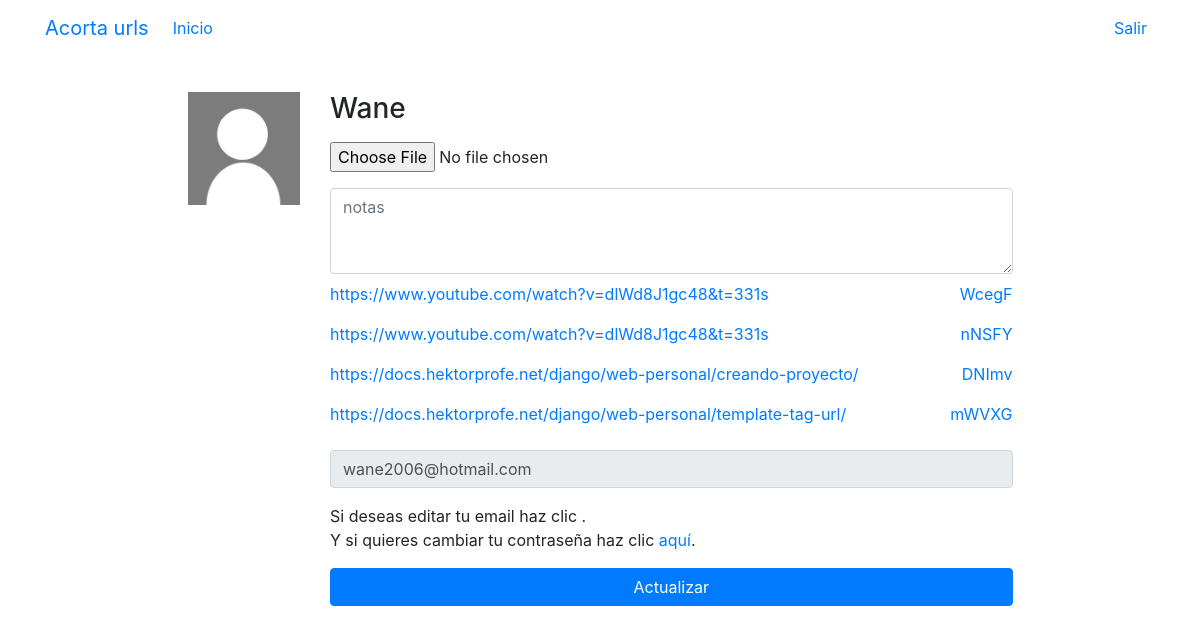
/accounts/profile/ (signed in), run on an earlier commit of the app's database.
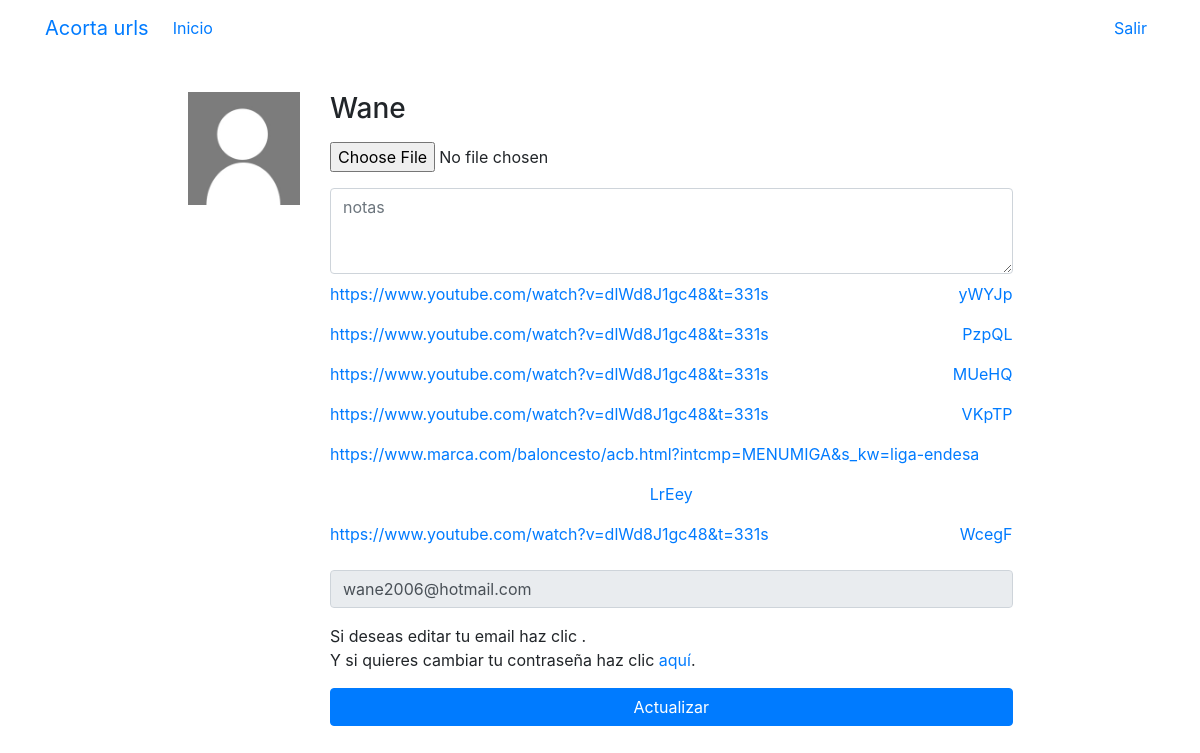
And on a later commit of the database.
### core/models.py (models this page shows, shortened)
class Link(models.Model):
    code = models.TextField(max_length=20, unique=True, verbose_name="codigo")
    url = models.URLField(null=False, blank=False)
    usuario = models.ForeignKey(User, verbose_name="Usuario", on_delete=models.CASCADE, null=True, blank=True)
    create = models.DateField(auto_now_add=True, verbose_name="Fecha de creacion")
    class Meta:
        verbose_name = "link"
        verbose_name_plural = "links"
        ordering = ["-create"]

### registration/views.py (the view)
# urls.py: path('profile/', ProfileUpdate.as_view(), name="profile"),
@method_decorator(login_required, name='dispatch')
class ProfileUpdate(UpdateView):
    form_class = ProfileForm
    success_url = reverse_lazy('profile')
    template_name = 'registration/profile_form.html'
    def get_object(self):
        profile, created = Profile.objects.get_or_create(user=self.request.user)
        return profile
    def get_context_data(self, **kwargs):
        context = super(ProfileUpdate, self).get_context_data(**kwargs)
        context['Link'] = Link.objects.filter(usuario=self.request.user)
        return context

### registration/forms.py
class ProfileForm(forms.ModelForm):
    class Meta:
        model = Profile
        fields = ['avatar', 'notes']
        widgets = {
            'avatar': forms.ClearableFileInput(attrs={'class':'form-control-file mt-3'}),
            'notes': forms.Textarea(attrs={'class':'form-control mt-3', 'rows':3, 'placeholder':'notas'}),
        }

### registration/templates/registration/profile_form.html (shortened to what this page needs)
<!DOCTYPE html>
<html lang="es">
  <head>
    {% load static %}
    <link href="{% static 'core/vendor/bootstrap/css/bootstrap.min.css' %}" rel="stylesheet">
    <link href="{% static 'core/vendor/font-awesome/css/font-awesome.min.css' %}" rel="stylesheet" type="text/css">
    <link href="{% static 'core/css/main.css' %}" rel="stylesheet">
  </head>
  <body>
    <nav class="navbar navbar-expand-lg">
        <div class="container">
        <a class="navbar-brand" href="{% url 'home_view' %}">Acorta urls</a>
        <div class="collapse navbar-collapse" id="ned">
          <ul class="navbar-nav mr-auto">
            <li class="nav-item">
              <a class="nav-link" href="{% url 'home_view' %}">Inicio</a>
            </li>
          </ul>
          <ul class="navbar-nav">
            {% if not request.user.is_authenticated %}
            <li class="nav-item">
              <a class="nav-link" href="{% url 'login' %}">Acceder</a>
            </li>
            <li class="nav-item">
              <a class="nav-link" href="{% url 'signup' %}">Registrarse</a>
            </li>
            {% else %}
            <li class="nav-item">
              <a class="nav-link" href="{% url 'logout' %}">Salir</a>
            </li>
            {% endif %}
          </ul>
        </div>
      </div>
      </nav>
    <main role="main">
    <div class="container">
        <div class="row mt-3">
        <div class="col-md-9 mx-auto mb-5">
            <form action="" method="post" enctype="multipart/form-data">{% csrf_token %}
            <div class="row">
                <div class="col-md-2">
                {% if request.user.profile.avatar %}
                    <img src="{{request.user.profile.avatar.url}}" class="img-fluid">
                    <p class="mt-1">¿Borrar? <input type="checkbox" id="avatar-clear" name="avatar-clear" /></p>
                {% else %}
                    <img src="{% static 'registration/img/no-avatar.jpg' %}" class="img-fluid">
                {% endif %}
                </div>
                <div class="col-md-10">
                <h3>{{request.user |title}}</h3>
                <input type="file" name="avatar" class="form-control-file mt-3" id="id_avatar">
                {{ form.notes }}
                {% for field in Link %}
                <ul class="navbar-nav">
                  <ul class="nav justify-content-center">
                    <li class="nav-item">
                      <a class="nav-link" href="{{field.url}}" target="_blank">{{field.url}}</a>
                    </li>
                    <li class="nav-item">
                      <a class="nav-link" href="{{field.code}}" target="_blank">{{field.code}}</a>
                    </li>
                  </ul>
                </ul>
                {% endfor %}
                <input type="email" value="{{request.user.email}}" class="form-control mt-3" readonly>
                <p class="mt-3">
                    Si deseas editar tu email haz clic <a href=""></a>.<br>
                    Y si quieres cambiar tu contraseña haz clic <a href="{% url 'password_change' %}">aquí</a>.
                </p>
                <input type="submit" class="btn btn-primary btn-block mt-3" value="Actualizar">
                </div>
            </div>
            </form>
        </div>
        </div>
    </div>
    </main>

What changed in the data, as far as the page shows it:
removed Link: url "https://www.youtube.com/watch?v=dlWd8J1gc48&t=331s", code "nNSFY"
removed Link: url "https://docs.hektorprofe.net/django/web-personal/creando-proyecto/", code "DNImv"
removed Link: url "https://docs.hektorprofe.net/django/web-personal/template-tag-url/", code "mWVXG"
added Link: url "https://www.youtube.com/watch?v=dlWd8J1gc48&t=331s", code "yWYJp"
added Link: url "https://www.youtube.com/watch?v=dlWd8J1gc48&t=331s", code "PzpQL"
added Link: url "https://www.youtube.com/watch?v=dlWd8J1gc48&t=331s", code "MUeHQ"
added Link: url "https://www.youtube.com/watch?v=dlWd8J1gc48&t=331s", code "VKpTP"
added Link: url "https://www.marca.com/baloncesto/acb.html?intcmp=MENUMIGA&s_kw=liga-endesa", code "LrEey"
